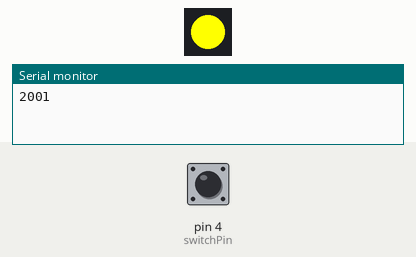
A sketch run on a simulated Arduino Uno, built with avr-gcc and run on an emulated ATmega328P. Parts: 1 RGB LEDs in strip order, left to right, the last lines printed to the serial monitor. The inputs (shaded band) are chosen by the test bench; at power-on: pin 4 (switchPin) LOW.

Above: at 2.6 s.
2.7 s: pin 4 (switchPin) pulled HIGH for 0.15 s
At 3.7 s:
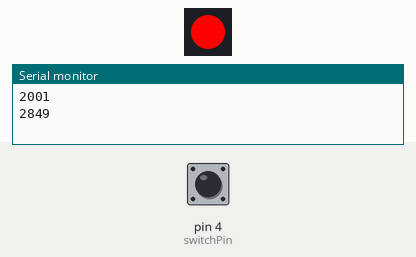
At 5.3 s:
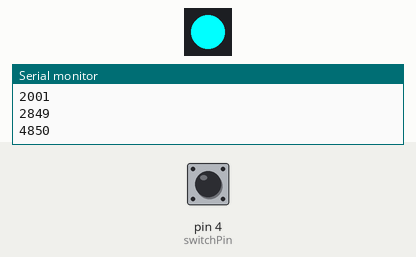
5.8 s: pin 4 (switchPin) pulled HIGH for 3.2 s
At 6.6 s:
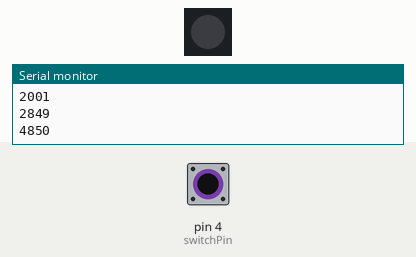
Timing chart, 0 to 16.5 s (numbered marks = the images above; inputs shaded):
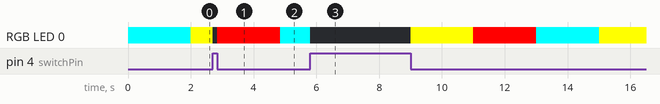

The sketch:

neopixel_moving2.ino
```cpp
/********************************************************************************************************
  neopixel_moving2:
  Written by Scott Kildall

  This sketch will show three bands of solid colors on the NeoPixel strip
  the 1st 1/3 will be 1 color, the 2nd 1/3 another, and the last 1/3 a different color
  A switch at pin 4 will turn the whole strip off.

  A timing loop will be setup so that we cycle the colors, this time
  we use the millis() function to do asynchronous timing instead of hte built-in delay() function.

---------------------------------------------------------------------------------------------------------
NeoPixel Information for initializing the strip, below
  60ma/pixel for current load
  Parameter 1 = number of pixels in strip
  Parameter 2 = pin number (most are valid)
  Parameter 3 = pixel type flags, add together as needed:
    NEO_KHZ800  800 KHz bitstream (most NeoPixel products w/WS2812 LEDs)
    NEO_KHZ400  400 KHz (classic 'v1' (not v2) FLORA pixels, WS2811 drivers)
    NEO_GRB     Pixels are wired for GRB bitstream (most NeoPixel products)
    NEO_RGB     Pixels are wired for RGB bitstream (v1 FLORA pixels, not v2)

**********************************************************************************************************/

#include <Adafruit_NeoPixel.h>

// the data pin for the NeoPixels
int neoPixelPin = 8;

// How many NeoPixels we will be using, charge accordingly
int numPixels = 1;

// Instatiate the NeoPixel from the ibrary
Adafruit_NeoPixel strip = Adafruit_NeoPixel(numPixels, neoPixelPin, NEO_GRB + NEO_KHZ800);

// Color set #1
int r1 = 255;
int g1 = 0;
int b1 = 0;

// Color set #2
int r2 = 255;
int g2 = 255;
int b2 = 0;

// Color set #3
int r3 = 0;
int g3 = 255;
int b3 = 255;

// our button
int switchPin = 4;

int start1 = 0;
int start2 = 20;
int start3 = 40;

// a pre-processor macro
#define DELAY_TIME (2000)

// stores the start time, use unsignged long to prevent overflow
unsigned long startTime;

void setup() {
  strip.begin();
  strip.show(); // Initialize all pixels to 'off'

  startTime = millis();
  activate();

  Serial.begin(9600);
}

void loop() {
  if( digitalRead(switchPin) == true ) {
     allOff();
     startTime = 0;
  }
  else {
    if( startTime + DELAY_TIME < millis() ) {
       activate();
       startTime = millis();
       Serial.println(millis());
    }
  }
}

void allOff() {
  for( int i = 0; i < numPixels; i++ ) {
       strip.setPixelColor(i, 0, 0, 0 );
   }
   strip.show();
}

// the adjustStarts() function will move the starting point of the for loop to imitiate a cycling effect
void activate() {
   adjustStarts();

   // first 20 pixels = color set #1
    for( int i = start1; i < start1+20; i++ ) {
       strip.setPixelColor(i, r1, g1, b1 );
    }

    // next 20 pixels = color set #2
    for( int i = start2; i < start2+20 ; i++ ) {
       strip.setPixelColor(i, r2, g2, b2 );
    }

     // last 20 pixels = color set #3
    for( int i = start3; i < start3+20; i++ ) {
       strip.setPixelColor(i, r3, g3, b3 );
    }

  strip.show();
}

// calls the incrementStart() function to move the offsets for each NeoPixel
void adjustStarts() {
  start1 = incrementStart(start1);
  start2 = incrementStart(start2);
  start3 = incrementStart(start3);
}

// will add 20 to the start value, resetting it to zero when we hit the max number of pixels
int incrementStart(int startValue) {
  startValue = startValue + 20;
  if( startValue == 60 )
    startValue = 0;

  return startValue;
}
```
